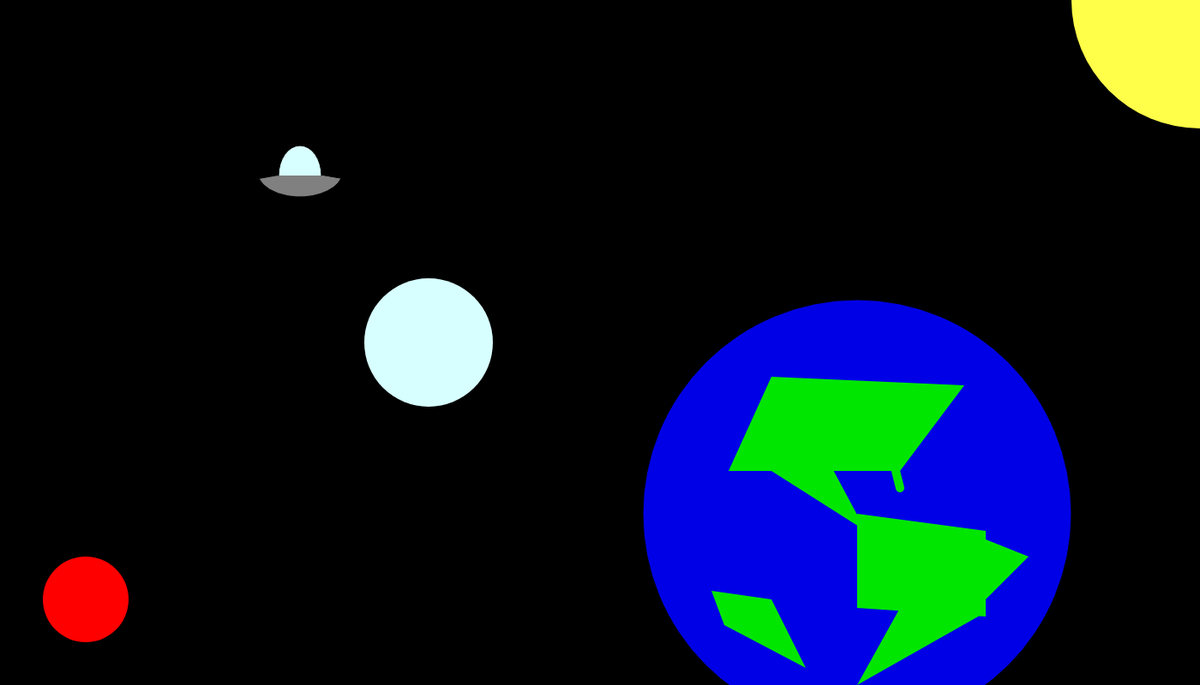
Frame 1 (no input)
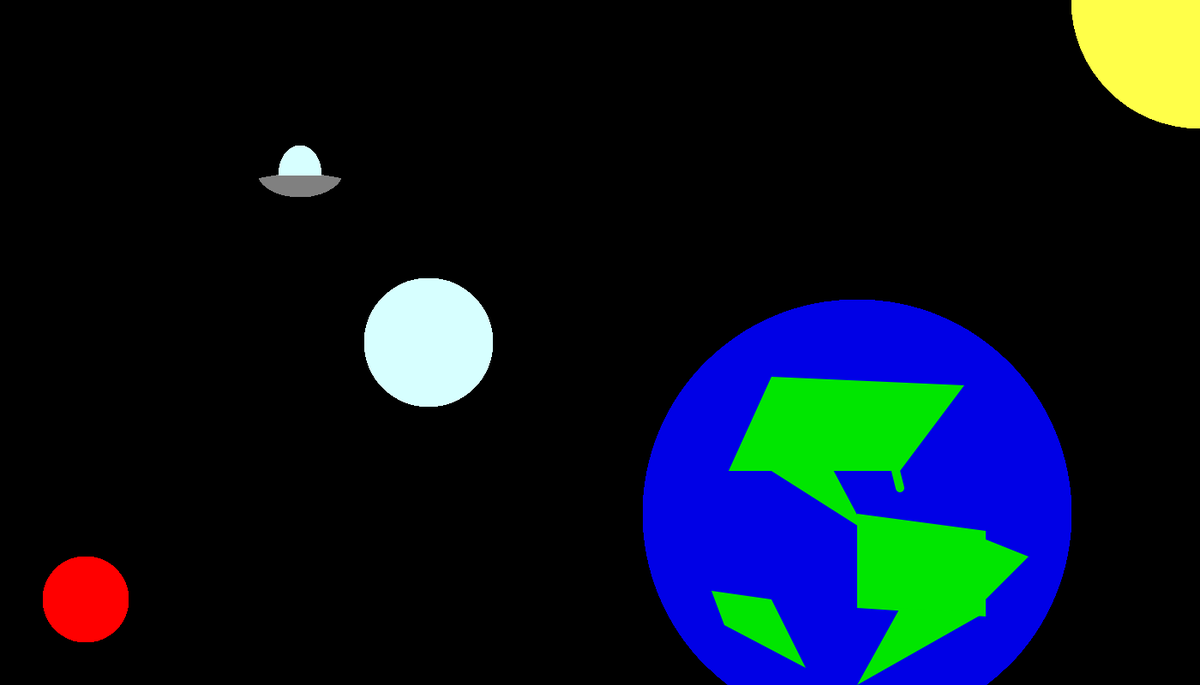
Frame 60 (no input)
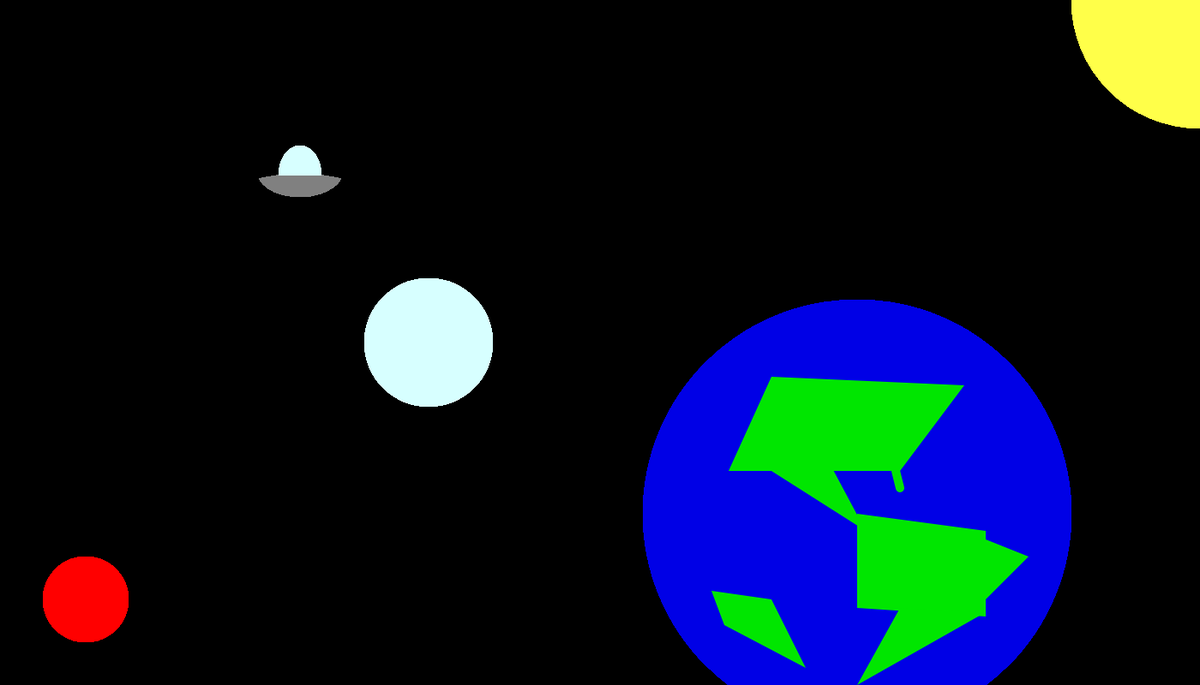
Frame 120 (the mouse pressed at the canvas centre since frame 60)

The p5.js sketch that drew these frames (run headless with seeded random() and noise() and a simulated clock; from frame 60 on, the mouse is pressed at the canvas centre):

// p5.js sketch
// ── sketch.js
function setup() {
  createCanvas(1400, 800);
   background(0);
  
}

function draw() {
  //colors
 let a = color(215,255,255);
  let b = color ('#808080');
  push();
  colorMode(HSB, 360, 100, 100);
  let c = color (240,100,90);
  pop();
  let d = color (0,230,0)
  let e = color (255,0,0)
  //UFO BOTTOM
  
  fill(b);
  arc(350,200,100,60,radians(10),radians(170),PIE);
  
  //UFO TOP
  fill(a);
  arc(350,205,50,70,radians(180),radians(0),OPEN);
  
  //Earth
  fill(c);
  ellipse(1000,600,500,500)
  //Land
  fill(d);
  noStroke();
  triangle(1200,650,1150,700,1150,630);
  quad(1000,600,1150,620,1150,720,1000,710)
  triangle(1050,710,1150,715,1000,800)
  triangle(1010,620,900,550,970,545)
  quad(850,550,1050,550,1125,450,900,440);
  push();
  stroke(d);
  strokeWeight(10);
  line(1045,550,1050,570)
  pop();
  
  beginShape();
  vertex(830,690);
  vertex(900,700);
  vertex(940,780);
  vertex(845,730)
  endShape();
  
  //Extra planet
  fill(e);
  ellipse(100,700,100,100);
  
  //Extra planet 2
  fill(a);
  ellipse(500,400,150,150)
  
  //sun
  fill(255,255,73)
  ellipse(1400,0,300,300)
}
